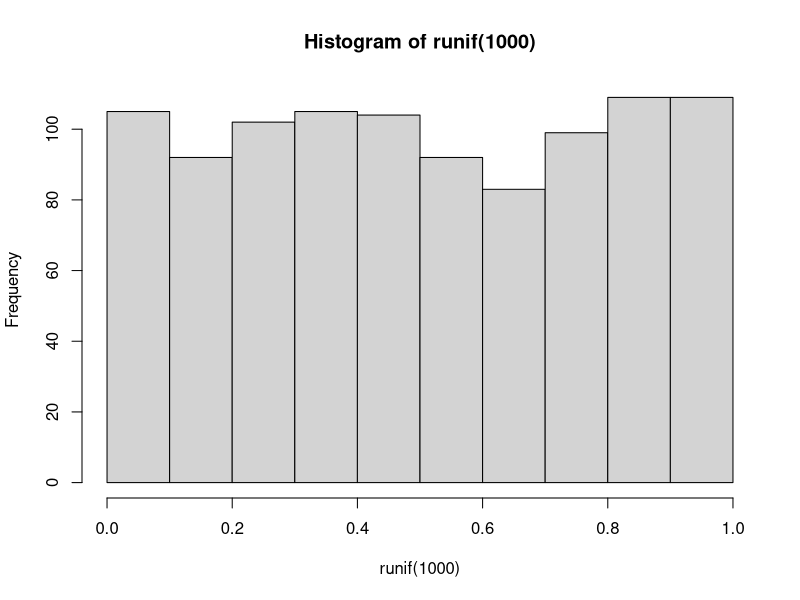
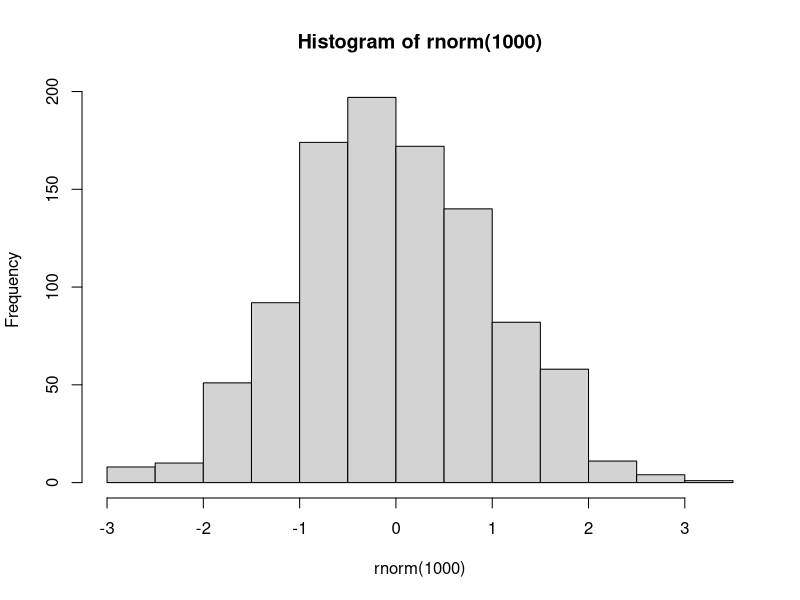
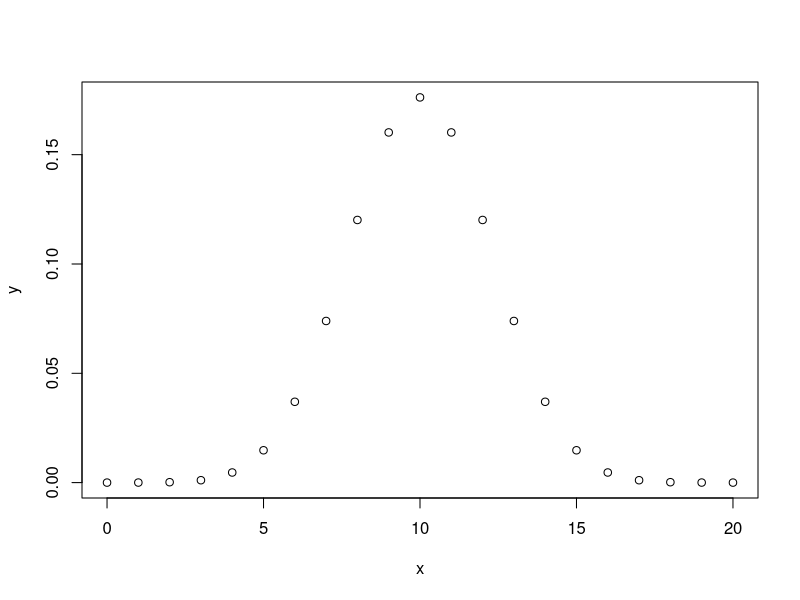
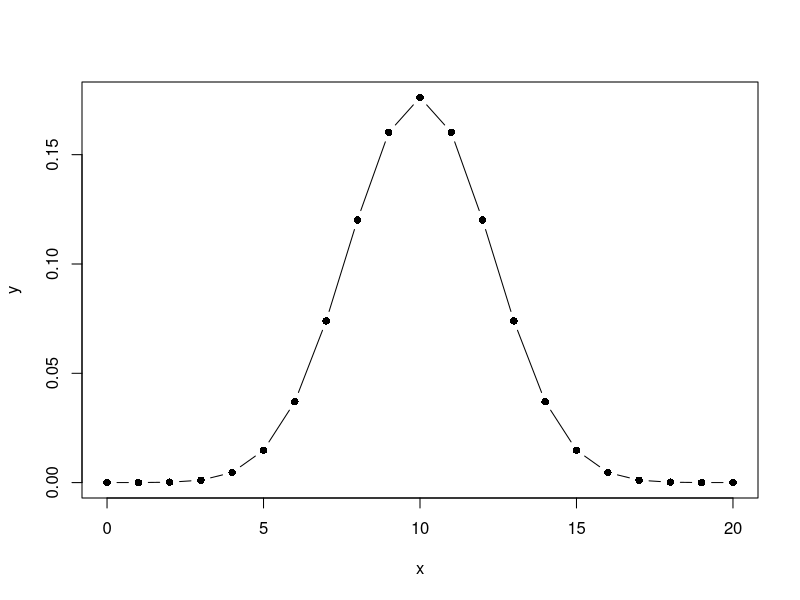
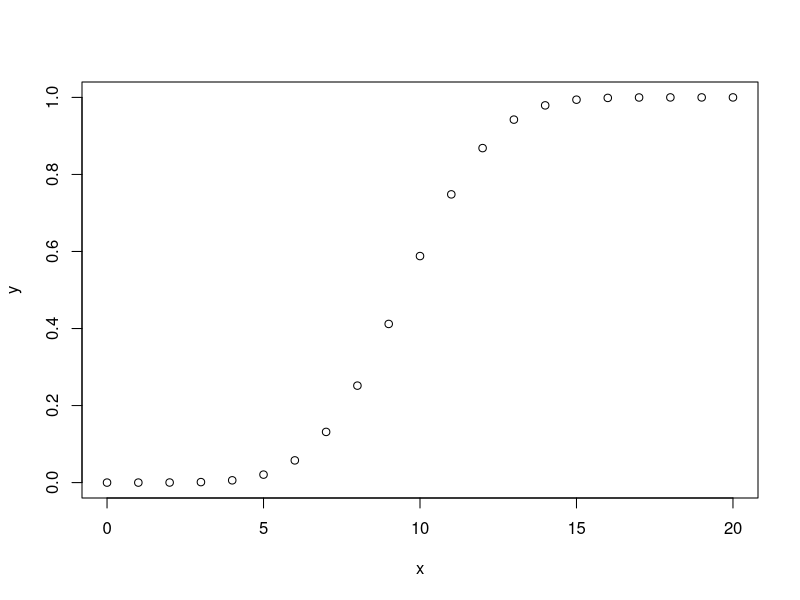
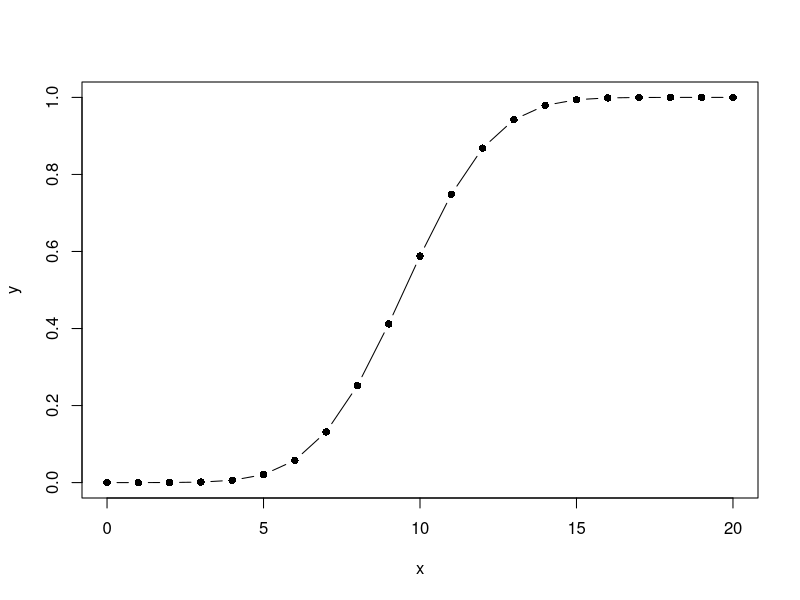
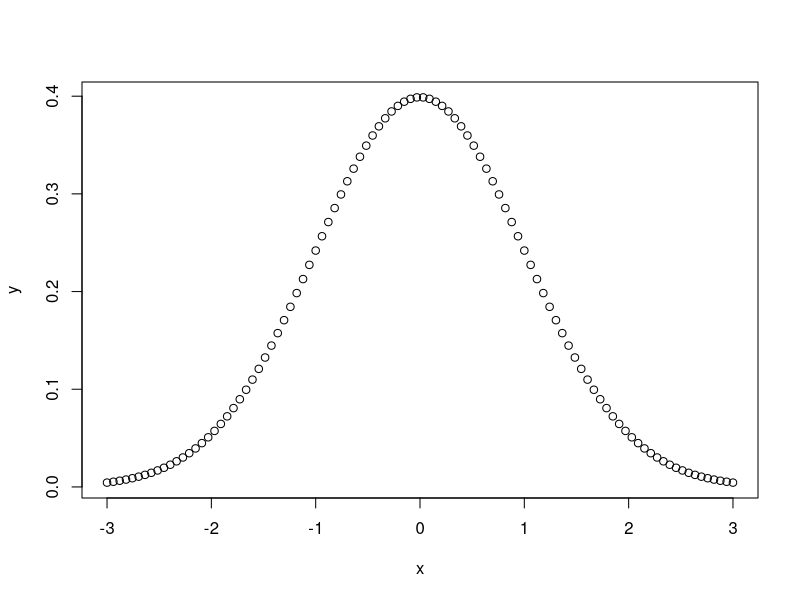
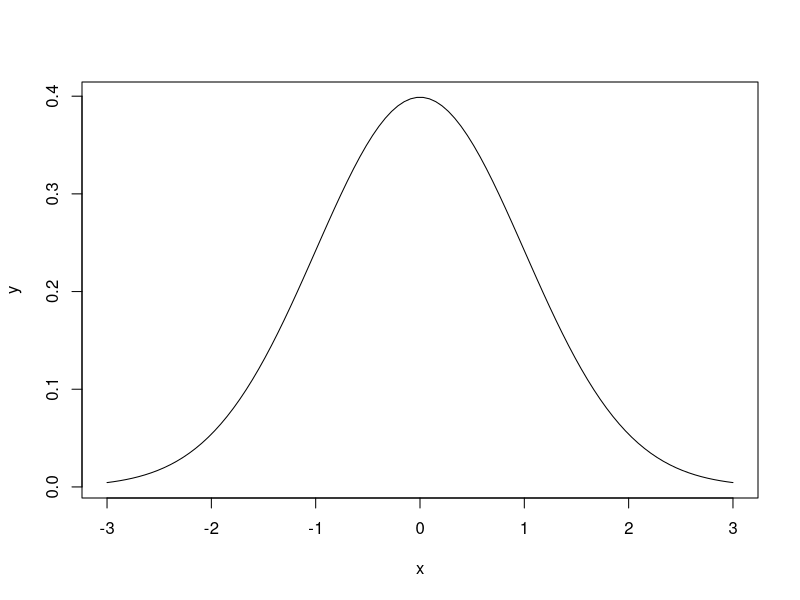

Generate these figures, in order, with R:
## ---- chunk 1
knitr::opts_chunk$set(echo = TRUE)
## ---- chunk 2
choose(3,2)
factorial(3)/(factorial(2)*factorial(3-2))
## ---- chunk 3
combn(1:5,3)
combn(c("T1","T2","T3","T4","T5"),3)
## ---- chunk 4
runif(1)
runif(10)
runif(10,min = -3,max = 3)
## ---- chunk 5
hist(runif(1000))
## ---- chunk 6
rnorm(10)
rnorm(10,mean = 100,sd = 15)
rnorm(3,mean = c(-10,0,10),sd = 1)
## ---- chunk 7
hist(rnorm(1000))
## ---- chunk 8
set.seed(100)
runif(10)
set.seed(100)
runif(10)
## ---- chunk 9
library(MASS)
df <- Cars93
sample(df$Price, 10)
sample(df$Manufacturer,10)
## ---- chunk 10
set.seed(100)
sample(1:10)
sample(1:10,size = 10,replace = FALSE)
sample(c("H","T"),size = 10,replace = TRUE)
sample(c("blue","yellow","red","green","purple"),size = 5,replace = FALSE)
## ---- chunk 11
births <- sample(c("boy","girl"),size = 10,replace = TRUE,prob = c(0.513,0.487))
births
table(births)
manybirths <- sample(c("boy","girl"),size = 100000,replace = TRUE,prob = c(0.513,0.487))
table(manybirths)
## ---- chunk 12
dbinom(5,size = 10,prob = 0.5)
dbinom(7,size = 10,prob = 0.5)
pbinom(7,size = 10,prob = 0.5)
pbinom(7,size = 10,prob = 0.5,lower.tail = FALSE)

dbinom(6,size = 10,prob = 0.5) + dbinom(7,size = 10,prob = 0.5)
pbinom(7,size = 10,prob = 0.5) - pbinom(5,size = 10,prob = 0.5)
pbinom(c(5,7),size = 10,prob = 0.5)
diff(pbinom(c(5,7),size = 10,prob = 0.5))
## ---- chunk 13
n <- 20
x <- 0:n
y <- dbinom(x,size = n,prob = 0.5)
plot(x,y)
plot(x,y,type = "b",pch = 16,col="black")


n <- 20
x <- 0:n
y <- pbinom(x,size = n,prob = 0.5)
plot(x,y)
plot(x,y,type = "b",pch = 16,col="black")


x <- seq(from = -3,to = 3,length.out = 100)
y <- dnorm(x)
plot(x,y)
plot(x,y,type = "l",pch = 16,col="black")
## ---- chunk 14
dgeom(0,prob = 0.5)
dgeom(1,prob = 0.5)

n <- 10
x <- 0:n
y <- dgeom(x,prob = 0.5)
plot(x,y)
plot(x,y,type = "b",pch = 16,col="black",ylim = c(0,1))

y2 <- dgeom(x, prob=0.8)
lines(x,y2,type = "b",pch = 16,col="red")

y3 <- dgeom(x, prob=0.2)
lines(x,y3,type = "b",pch = 16,col="blue")

## ---- chunk 15
dpois(0,lambda = 1.5)
dpois(1,lambda = 1.5)
dpois(2,lambda = 1.5)
dpois(3,lambda = 1.5)
1- dpois(0,1.5)-dpois(1,1.5)-dpois(2,1.5)-dpois(3,1.5)

ppois(3,lambda = 1.5,lower.tail = FALSE)
## ---- chunk 16
n <- 20
x <- 0:n
y <- dpois(x,lambda = 1)
plot(x,y)
plot(x,y,type = "b",pch = 16,col="black")

y2 <- dpois(x,lambda = 4)
lines(x,y2,type = "b",pch = 16,col="red")

y3 <- dpois(x,lambda = 10)
lines(x,y3,type = "b",pch = 16,col="blue")
